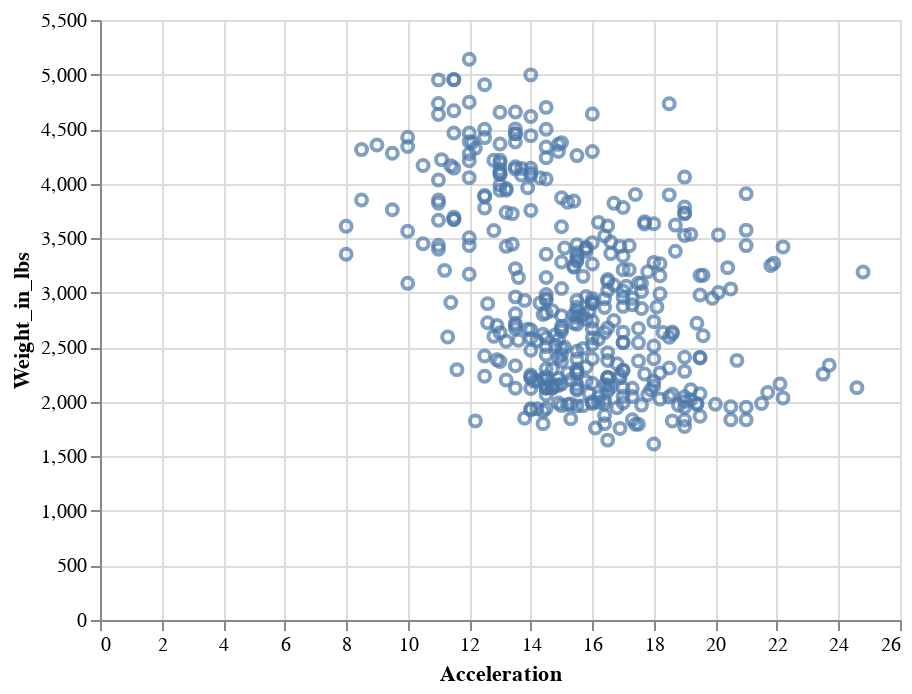

Notebook code cell kept with this figure:
### Code cell
alt.Chart(cars).mark_point().encode(
    x='Acceleration',
    y = 'Weight_in_lbs'
)

### Figure 1 — Vega-Lite specification as saved in the notebook (floating-point values rounded to 4 significant figures; data arrays with more than 128 entries replaced by an {"elided": "..."} marker saying what was removed)
{"config": {"view": {"continuousWidth": 400, "continuousHeight": 300}}, "data": {"name": "data-f02450ab61490a1363517a0190416235"}, "mark": "point", "encoding": {"x": {"type": "quantitative", "field": "Acceleration"}, "y": {"type": "quantitative", "field": "Weight_in_lbs"}}, "$schema": "https://vega.github.io/schema/vega-lite/v4.8.1.json", "datasets": {"data-f02450ab61490a1363517a0190416235": {"elided": "406 records"}}}
